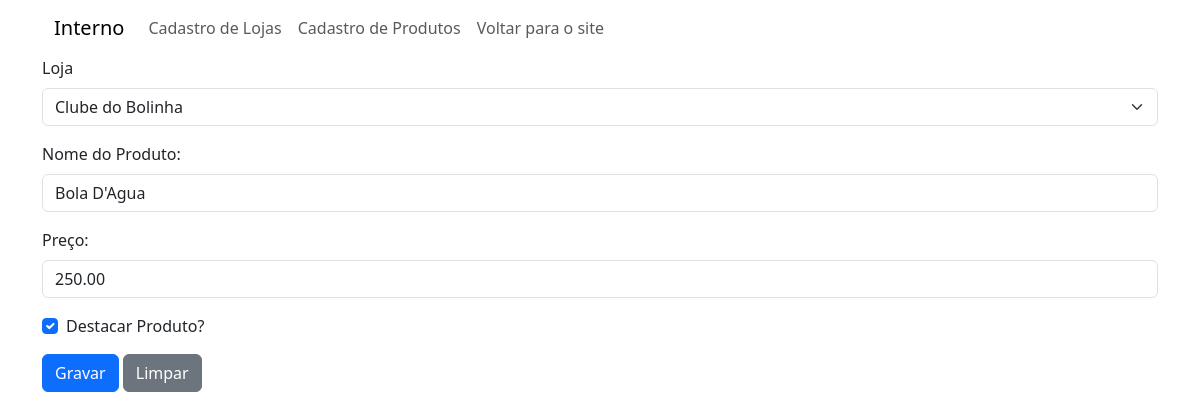
The app's page /cadastro/alterar_produto/7 with its own data.
### cadastro/models.py (models this page shows, shortened)
class Produto(models.Model):
    loja = models.ForeignKey(Loja, on_delete=models.DO_NOTHING) #chave para linkar o Produto a Loja
    nome = models.CharField(max_length=100)
    preco = models.DecimalField(max_digits=9, decimal_places=2)
    destaque = models.BooleanField()

class Loja(models.Model):
    nome = models.CharField(max_length=100)
    telefone = models.CharField(max_length=20)
    numero = models.IntegerField(max_length = 5 ,null=True ,blank=True)
    def __str__(self):
        return self.nome

### cadastro/views.py (the view)
# urls.py: path('alterar_produto/<int:codigo>',views.alterar_produto , name='alterar_produto'),
def alterar_produto(request, codigo):
    produtos = Produto.objects.get(id = codigo)
    if request.method == 'POST':
        form = ProdutosForm(request.POST , instance=produtos)
        if form.is_valid():
            form.save()
            return redirect('listar_produtos')
    form = ProdutosForm(instance=produtos)
    return render (request, 'incluir_produtos.html',{'formulario': form})

### cadastro/forms.py
class ProdutosForm(forms.ModelForm):
    nome = forms.CharField(label="Nome do Produto:")
    preco = forms.DecimalField(label="Preço:")
    destaque = forms.BooleanField(label="Destacar Produto?") #check box
    class Meta:
        model = Produto
        fields = '__all__'

### cadastro/templates/incluir_produtos.html (shortened to what this page needs)
{% extends 'menu_interno.html' %}
{% block content %}
{% load django_bootstrap5 %}
    <form method="post">
        {% bootstrap_form formulario %}
        <input type="submit" value="Gravar" class="btn btn-primary"/>
        <input type="reset" value="Limpar" class="btn btn-secondary"/>
    </form>
{% endblock %}

### records on screen
Produto: loja "Clube do Bolinha", preco "250.00", destaque "☑"
Loja: nome "Bola D'Agua"
